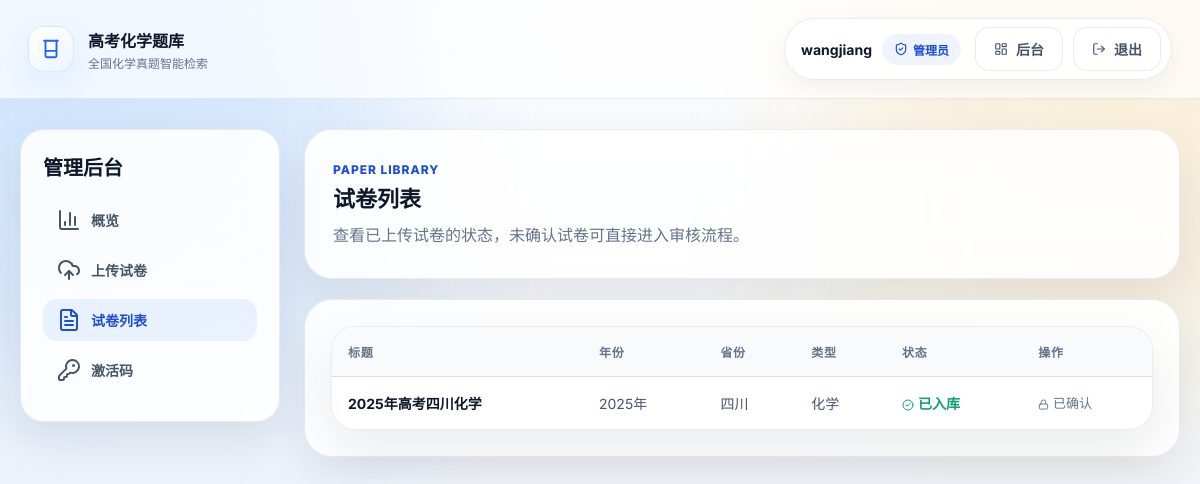
The app's page /admin/papers (signed in), older data.
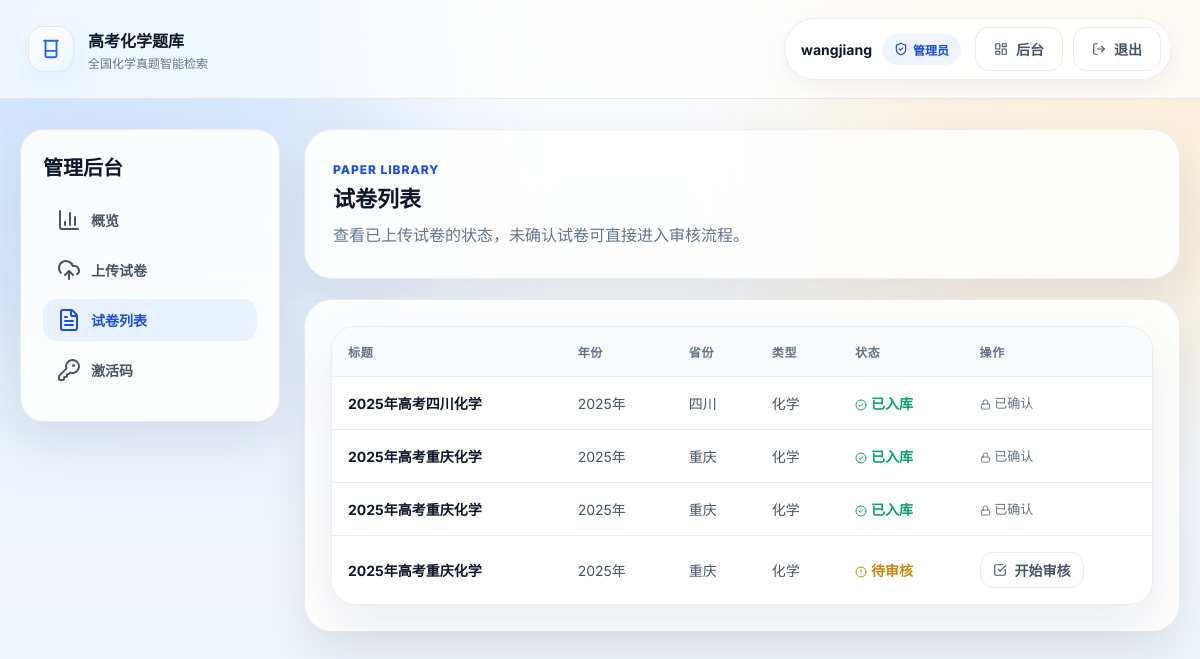
The same page, newer data.
### tables this page shows
CREATE TABLE users (
            id            TEXT PRIMARY KEY,
            username      TEXT UNIQUE NOT NULL,
            password_hash TEXT NOT NULL,
            is_admin      INTEGER DEFAULT 0,
            trial_start   TIMESTAMP DEFAULT CURRENT_TIMESTAMP,
            vip_expire_at TIMESTAMP,
            created_at    TIMESTAMP DEFAULT CURRENT_TIMESTAMP
        );

CREATE TABLE papers (
            id          TEXT PRIMARY KEY,
            year        INTEGER NOT NULL,
            province    TEXT NOT NULL,
            paper_type  TEXT NOT NULL,
            title       TEXT NOT NULL,
            file_path   TEXT,
            file_size   INTEGER,
            page_count  INTEGER,
            source_url  TEXT,
            created_at  TIMESTAMP DEFAULT CURRENT_TIMESTAMP
        , status TEXT DEFAULT 'pending', parse_result TEXT);

### admin_bp.py (the view)
@admin_bp.route('/papers')
@admin_required
def papers_list():
    papers = get_all_papers()
    return render_template('admin/papers.html', papers=papers)

### admin_bp.py (called while the page is built)
def admin_required(f):
    @wraps(f)
    @login_required
    def wrapper(*args, **kwargs):
        if not current_user.is_admin:
            return jsonify({'error': '需要管理员权限'}), 403
        return f(*args, **kwargs)
    return wrapper

### app.py (called while the page is built)
@login_manager.user_loader
def load_user(user_id):
    from auth import User
    user = get_user_by_id(user_id)
    return User(user) if user else None

### auth.py (called while the page is built)
    @property
    def is_authenticated(self):
        return True

### models.py (called while the page is built)
def get_db():
    conn = sqlite3.connect(DB_PATH)
    conn.row_factory = sqlite3.Row
    conn.execute("PRAGMA journal_mode=WAL")
    conn.execute("PRAGMA foreign_keys=ON")
    return conn

def get_all_papers(year=None, province=None, status=None):
    conn = get_db()
    q = "SELECT * FROM papers WHERE 1=1"
    params = []
    if year:
        q += " AND year = ?"
        params.append(year)
    if province:
        q += " AND province = ?"
        params.append(province)
    if status:
        q += " AND status = ?"
        params.append(status)
    q += " ORDER BY year DESC, province"
    rows = conn.execute(q, params).fetchall()
    conn.close()
    return [dict(r) for r in rows]

def get_user_by_id(user_id):
    conn = get_db()
    row = conn.execute("SELECT * FROM users WHERE id = ?", (user_id,)).fetchone()
    conn.close()
    return dict(row) if row else None

### templates/admin/papers.html (shortened to what this page needs)
{% extends "base.html" %}
{% block content %}
<section class="admin-workspace">
  <aside class="admin-sidebar">
    <h3>管理后台</h3>
    <a href="/admin/"><i data-lucide="bar-chart-3"></i>概览</a>
    <a href="/admin/upload"><i data-lucide="upload-cloud"></i>上传试卷</a>
    <a href="/admin/papers" class="active"><i data-lucide="file-text"></i>试卷列表</a>
    <a href="/admin/codes"><i data-lucide="key-round"></i>激活码</a>
  </aside>
  <div class="admin-stage">
    <header class="workspace-header">
      <div>
        <span class="section-kicker">Paper Library</span>
        <h1>试卷列表</h1>
        <p>查看已上传试卷的状态，未确认试卷可直接进入审核流程。</p>
      </div>
    </header>
    <section class="workspace-panel admin-content">
      <div class="code-table-wrapper">
        <table class="code-table">
          <thead>
            <tr>
              <th>标题</th>
              <th>年份</th>
              <th>省份</th>
              <th>类型</th>
              <th>状态</th>
              <th>操作</th>
            </tr>
          </thead>
          <tbody>
          {% for p in papers %}
            <tr>
              <td style="font-weight: 700; color: var(--text-1);">{{ p.title }}</td>
              <td>{{ p.year }}年</td>
              <td>{{ p.province }}</td>
              <td>{{ p.paper_type }}</td>
              <td>
                {% if p.status == 'confirmed' %}
                  <span class="badge-ok">
                    <i data-lucide="check-circle-2" style="width: 12px; height: 12px; vertical-align: middle; margin-right: 4px;"></i>已入库
                  </span>
                {% else %}
                  <span class="badge-used">
                    <i data-lucide="alert-circle" style="width: 12px; height: 12px; vertical-align: middle; margin-right: 4px;"></i>待审核
                  </span>
                {% endif %}
              </td>
              <td>
                {% if p.status != 'confirmed' %}
                  <a href="/admin/review/{{ p.id }}" class="nav-link nav-link-secondary" style="min-height: 36px; padding: 0 12px;">
                    <i data-lucide="check-square" class="link-icon"></i>开始审核
                  </a>
                {% else %}
                  <span style="font-size: 13px; color: var(--text-3);">
                    <i data-lucide="lock" style="width: 11px; height: 11px; vertical-align: middle;"></i>
                    已确认
                  </span>
                {% endif %}
              </td>
            </tr>
          {% endfor %}
          </tbody>
        </table>
      </div>
    </section>
  </div>
</section>
{% endblock %}

### templates/base.html (shortened to what this page needs)
<!DOCTYPE html>
<html lang="zh-CN">
<head>
<link rel="stylesheet" href="/static/style.css">
</head>
<body class="{% block body_class %}{% endblock %}">
<div class="page-bg">
</div>
<nav class="top-nav">
  <div class="nav-left">
    <a href="/" class="nav-logo">
      <span class="logo-mark">
        <i data-lucide="beaker" class="logo-icon"></i>
      </span>
      <span class="logo-copy">
        <strong>高考化学题库</strong>
        <small>全国化学真题智能检索</small>
      </span>
    </a>
  </div>
  <div class="nav-right">
    {% if current_user.is_authenticated %}
      <div class="nav-user-panel">
        <div class="nav-user-summary">
          <span class="nav-user-name">{{ current_user.username }}</span>
          {% if current_user.is_admin %}
            <span class="nav-badge nav-badge-admin">
              <i data-lucide="shield-check" class="badge-icon"></i>管理员
            </span>
          {% elif current_user.has_vip() %}
            <span class="nav-badge nav-badge-vip">
              <i data-lucide="sparkles" class="badge-icon"></i>VIP
              {% if current_user.vip_expire_at %}至 {{ current_user.vip_expire_at[:10] }}{% endif %}
            </span>
          {% else %}
            <span class="nav-badge nav-badge-trial">
              <i data-lucide="clock-3" class="badge-icon"></i>试用 {{ current_user.trial_remaining_hours() }}h
            </span>
          {% endif %}
        </div>
        <div class="nav-actions">
          {% if current_user.is_admin %}
            <a href="/admin/" class="nav-link nav-link-secondary">
              <i data-lucide="layout-dashboard" class="link-icon"></i>后台
            </a>
          {% elif not current_user.has_vip() %}
            <a href="/api/vip/page" class="nav-link nav-link-vip">
              <i data-lucide="credit-card" class="link-icon"></i>激活 VIP
            </a>
          {% endif %}
          <a href="/auth/logout" class="nav-link nav-link-secondary">
            <i data-lucide="log-out" class="link-icon"></i>退出
          </a>
        </div>
      </div>
    {% endif %}
  </div>
</nav>
<main class="app-main">
{% block content %}{% endblock %}
</main>
</body>
</html>

Row changes from the older to the newer data that the page shows:
added papers: title "2025年高考重庆化学", year "2025", province "重庆", paper_type "化学", status "confirmed" (drawn)
added papers: title "2025年高考重庆化学", year "2025", province "重庆", paper_type "化学", status "confirmed" (drawn)
added papers: title "2025年高考重庆化学", year "2025", province "重庆", paper_type "化学", status "pending" (drawn)
